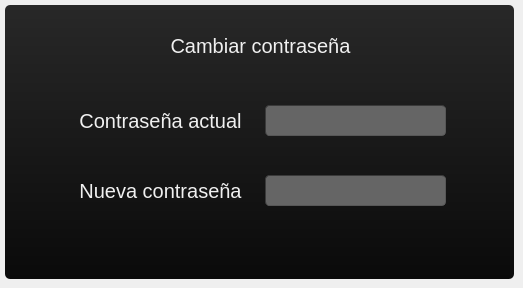
    <widget class="QWidget" name="tab_3">
     <attribute name="title">
      <string> Contraseña </string>
     </attribute>
     <widget class="QFrame" name="frameUnaVez_3">
      <property name="enabled">
       <bool>true</bool>
      </property>
      <property name="geometry">
       <rect>
        <x>5</x>
        <y>5</y>
        <width>509</width>
        <height>274</height>
       </rect>
      </property>
      <property name="styleSheet">
       <string notr="true">/*
Dark Console Style Sheet for QT Applications
Author: Jaime A. Quiroga P.
Company: GTRONICK
Last updated: 24/05/2018, 17:12.
Available at: https://github.com/GTRONICK/QSS/blob/master/ConsoleStyle.qss
*/
QWidget {
background-color: qlineargradient(spread:repeat, x1:1, y1:0, x2:1, y2:1, stop:0 rgba(40, 40, 40, 255),stop:1 rgba(10, 10, 10, 255));
	color: rgb(240, 240, 240);
	border-color: rgb(160, 160, 160);
	font: 20px;
	border-radius:5px;
	border-width:2px;
}

QPlainTextEdit {
	background-color:rgb(0, 0, 0);
	color: rgb(200, 200, 200);
	selection-background-color: rgb(255, 153, 0);
	selection-color: rgb(0, 0, 0);
}

QTabWidget::pane {
    	border-top: 1px solid #000000;
}

QTabBar::tab {
 	background-color:rgb(0, 0, 0);
 	border-style: outset;
	border-width: 1px;
	border-right-color: qlineargradient(spread:pad, x1:0.4, y1:0.5, x2:0.6, y2:0.5, stop:0 rgba(115, 115, 115, 255), stop:1 rgba(62, 62, 62, 255));
	border-left-color: qlineargradient(spread:pad, x1:0.6, y1:0.5, x2:0.4, y2:0.5, stop:0 rgba(115, 115, 115, 255), stop:1 rgba(62, 62, 62, 255));
  border-bottom-color: rgb(58, 58, 58);
	border-bottom-width: 1px;
	border-top-width: 0px;
	border-style: solid;
	color: rgb(255, 153, 0);
	padding: 4px;
}

QTabBar::tab:selected, QTabBar::tab:hover {
   color: rgb(255, 255, 255);
   background-color:rgb(0, 0, 0);
   border-color:rgb(42, 42, 42);
   margin-left: 0px;
   margin-right: 0px;
   border-bottom-right-radius:4px;
   border-bottom-left-radius:4px;
}

QTabBar::tab:last:selected {
  background-color:rgb(0, 0, 0);
	border-color:rgb(42, 42, 42);
	margin-left: 0px;
  	margin-right: 0px;
	border-bottom-right-radius:4px;
	border-bottom-left-radius:4px;
}

QTabBar::tab:!selected {
   margin-bottom: 4px;
   border-bottom-right-radius:4px;
   border-bottom-left-radius:4px;
}

QPushButton{
	border-style: outset;
	border-width: 2px;
	border-top-color: qlineargradient(spread:pad, x1:0.5, y1:0.6, x2:0.5, y2:0.4, stop:0 rgba(115, 115, 115, 255), stop:1 rgba(62, 62, 62, 255));
	border-right-color: qlineargradient(spread:pad, x1:0.4, y1:0.5, x2:0.6, y2:0.5, stop:0 rgba(115, 115, 115, 255), stop:1 rgba(62, 62, 62, 255));
	border-left-color: qlineargradient(spread:pad, x1:0.6, y1:0.5, x2:0.4, y2:0.5, stop:0 rgba(115, 115, 115, 255), stop:1 rgba(62, 62, 62, 255));
	border-bottom-color: rgb(58, 58, 58);
	border-bottom-width: 1px;
	border-style: solid;
	color: rgb(255, 255, 255);
	padding: 6px;
	background-color: qlineargradient(spread:pad, x1:0.5, y1:1, x2:0.5, y2:0, stop:0 rgba(77, 77, 77, 255), stop:1 rgba(97, 97, 97, 255));
}

QPushButton:hover{
	border-style: outset;
	border-width: 2px;
	border-top-color: qlineargradient(spread:pad, x1:0.5, y1:0.6, x2:0.5, y2:0.4, stop:0 rgba(180, 180, 180, 255), stop:1 rgba(110, 110, 110, 255));
	border-right-color: qlineargradient(spread:pad, x1:0.4, y1:0.5, x2:0.6, y2:0.5, stop:0 rgba(180, 180, 180, 255), stop:1 rgba(110, 110, 110, 255));
	border-left-color: qlineargradient(spread:pad, x1:0.6, y1:0.5, x2:0.4, y2:0.5, stop:0 rgba(180, 180, 180, 255), stop:1 rgba(110, 110, 110, 255));
	border-bottom-color: rgb(115, 115, 115);
	border-bottom-width: 1px;
	border-style: solid;
	color: rgb(255, 255, 255);
	padding: 6px;
	background-color: qlineargradient(spread:pad, x1:0.5, y1:1, x2:0.5, y2:0, stop:0 rgba(107, 107, 107, 255), stop:1 rgba(157, 157, 157, 255));
}

QPushButton:pressed{
	border-style: outset;
	border-width: 2px;
	border-top-color: qlineargradient(spread:pad, x1:0.5, y1:0.6, x2:0.5, y2:0.4, stop:0 rgba(62, 62, 62, 255), stop:1 rgba(22, 22, 22, 255));
	border-right-color: qlineargradient(spread:pad, x1:0.4, y1:0.5, x2:0.6, y2:0.5, stop:0 rgba(115, 115, 115, 255), stop:1 rgba(62, 62, 62, 255));
	border-left-color: qlineargradient(spread:pad, x1:0.6, y1:0.5, x2:0.4, y2:0.5, stop:0 rgba(115, 115, 115, 255), stop:1 rgba(62, 62, 62, 255));
	border-bottom-color: rgb(58, 58, 58);
	border-bottom-width: 1px;
	border-style: solid;
	color: rgb(255, 255, 255);
	padding: 6px;
	background-color: qlineargradient(spread:pad, x1:0.5, y1:1, x2:0.5, y2:0, stop:0 rgba(77, 77, 77, 255), stop:1 rgba(97, 97, 97, 255));
}

QPushButton:disabled{
	border-style: outset;
	border-width: 2px;
	border-top-color: qlineargradient(spread:pad, x1:0.5, y1:0.6, x2:0.5, y2:0.4, stop:0 rgba(115, 115, 115, 255), stop:1 rgba(62, 62, 62, 255));
	border-right-color: qlineargradient(spread:pad, x1:0.4, y1:0.5, x2:0.6, y2:0.5, stop:0 rgba(115, 115, 115, 255), stop:1 rgba(62, 62, 62, 255));
	border-left-color: qlineargradient(spread:pad, x1:0.6, y1:0.5, x2:0.4, y2:0.5, stop:0 rgba(115, 115, 115, 255), stop:1 rgba(62, 62, 62, 255));
	border-bottom-color: rgb(58, 58, 58);
	border-bottom-width: 1px;
	border-style: solid;
	color: rgb(0, 0, 0);
	padding: 6px;
	background-color: qlineargradient(spread:pad, x1:0.5, y1:1, x2:0.5, y2:0, stop:0 rgba(57, 57, 57, 255), stop:1 rgba(77, 77, 77, 255));
}

QLineEdit {
	border-width: 1px; border-radius: 4px;
	border-color: rgb(58, 58, 58);
	border-style: inset;
	padding: 0 8px;
	color: rgb(255, 255, 255);
	background:rgb(101, 101, 101);
	selection-background-color: rgb(187, 187, 187);
	selection-color: rgb(60, 63, 65);
}

QProgressBar {
	text-align: center;
	color: rgb(255, 255, 255);
	border-width: 1px; 
	border-radius: 10px;
	border-color: rgb(58, 58, 58);
	border-style: inset;
}

QProgressBar::chunk {
	background-color: qlineargradient(spread:pad, x1:0.5, y1:0.7, x2:0.5, y2:0.3, stop:0 rgba(0, 200, 0, 255), stop:1 rgba(30, 230, 30, 255));
	border-radius: 10px;
}

QMenuBar {
	background:rgb(0, 0, 0);
	color: rgb(255, 153, 0);
}

QMenuBar::item {
  	spacing: 3px; 
	padding: 1px 4px;
  	background: transparent;
}

QMenuBar::item:selected { 
  	background:rgb(115, 115, 115);
}

QMenu {
	border-width: 2px; 
	border-radius: 10px;
	border-color: rgb(255, 153, 0);
	border-style: outset;
}

QMenu::item {
	spacing: 3px; 
	padding: 3px 15px;
}

QMenu::item:selected {
	spacing: 3px; 
	padding: 3px 15px;
	background:rgb(115, 115, 115);
	color:rgb(255, 255, 255);
	border-width: 1px; 
	border-radius: 10px;
	border-color: rgb(58, 58, 58);
	border-style: inset;
}</string>
      </property>
      <property name="frameShape">
       <enum>QFrame::StyledPanel</enum>
      </property>
      <property name="frameShadow">
       <enum>QFrame::Raised</enum>
      </property>
      <widget class="QLineEdit" name="input_password_actual">
       <property name="geometry">
        <rect>
         <x>260</x>
         <y>100</y>
         <width>181</width>
         <height>31</height>
        </rect>
       </property>
       <property name="text">
        <string/>
       </property>
      </widget>
      <widget class="QLineEdit" name="input_password_nueva">
       <property name="geometry">
        <rect>
         <x>260</x>
         <y>170</y>
         <width>181</width>
         <height>31</height>
        </rect>
       </property>
      </widget>
      <widget class="QLabel" name="label_6">
       <property name="geometry">
        <rect>
         <x>60</x>
         <y>100</y>
         <width>191</width>
         <height>31</height>
        </rect>
       </property>
       <property name="styleSheet">
        <string notr="true">border-width: 0px;
background-color:rgba(0,0,0,0);</string>
       </property>
       <property name="text">
        <string>Contraseña actual</string>
       </property>
       <property name="alignment">
        <set>Qt::AlignCenter</set>
       </property>
      </widget>
      <widget class="QLabel" name="label_7">
       <property name="geometry">
        <rect>
         <x>130</x>
         <y>20</y>
         <width>251</width>
         <height>41</height>
        </rect>
       </property>
       <property name="styleSheet">
        <string notr="true">border-width: 0px;
background-color:rgba(0,0,0,0);</string>
       </property>
       <property name="text">
        <string>Cambiar contraseña</string>
       </property>
       <property name="alignment">
        <set>Qt::AlignCenter</set>
       </property>
      </widget>
      <widget class="QLabel" name="label_8">
       <property name="geometry">
        <rect>
         <x>60</x>
         <y>170</y>
         <width>191</width>
         <height>31</height>
        </rect>
       </property>
       <property name="styleSheet">
        <string notr="true">border-width: 0px;
background-color:rgba(0,0,0,0);</string>
       </property>
       <property name="text">
        <string>Nueva contraseña</string>
       </property>
       <property name="alignment">
        <set>Qt::AlignCenter</set>
       </property>
      </widget>
     </widget>
    </widget>
